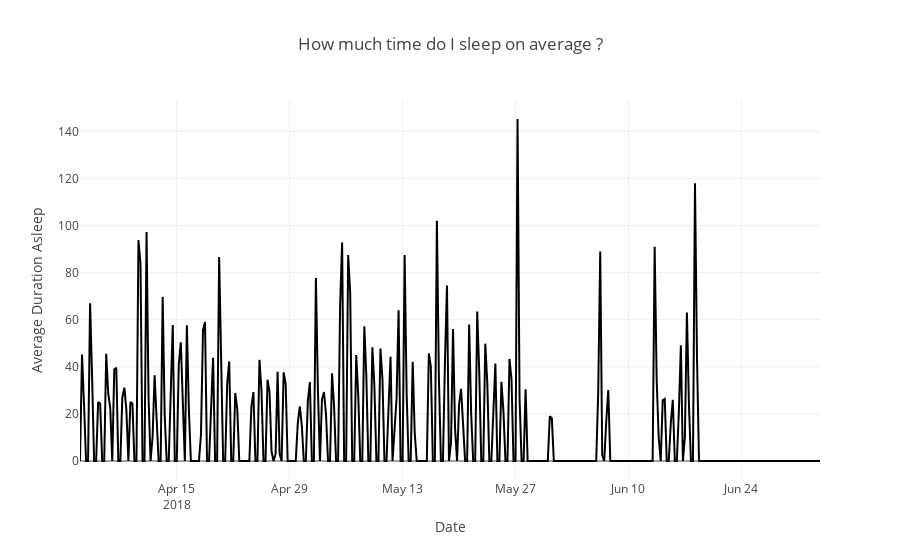

The notebook cell this image was saved under:
### Code cell
fig=px.line(df,x="date",y="avgdurationasleep",title="How much time do I sleep on average ?")
fig.update_xaxes(title="Date")
fig.update_yaxes(title="Average Duration Asleep")

### Figure 1 — Plotly figure (JSON) as saved in the notebook; plotly's stock layout.template omitted (floating-point values rounded to 4 significant figures; data arrays with more than 128 entries replaced by an {"elided": "..."} marker saying what was removed)
{"data": [{"hovertemplate": "date=%{x}<br>avgdurationasleep=%{y}<extra></extra>", "legendgroup": "", "line": {"color": "#000001", "dash": "solid"}, "marker": {"symbol": "circle"}, "mode": "lines", "name": "", "orientation": "v", "showlegend": false, "type": "scatter", "x": {"elided": "368 str values"}, "xaxis": "x", "y": {"elided": "368 float values"}, "yaxis": "y"}], "layout": {"legend": {"tracegroupgap": 0}, "title": {"text": "How much time do I sleep on average ?"}, "xaxis": {"anchor": "y", "domain": [0, 1], "title": {"text": "Date"}}, "yaxis": {"anchor": "x", "domain": [0, 1], "title": {"text": "Average Duration Asleep"}}}}
